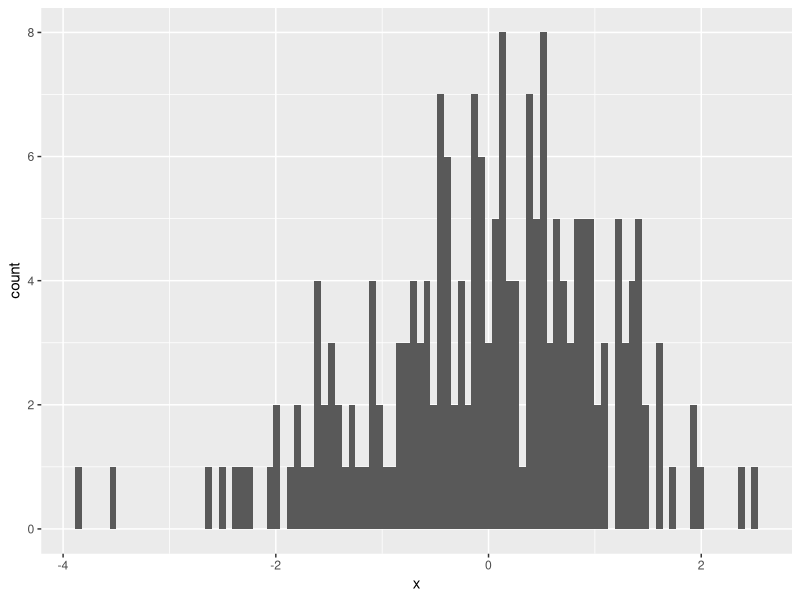
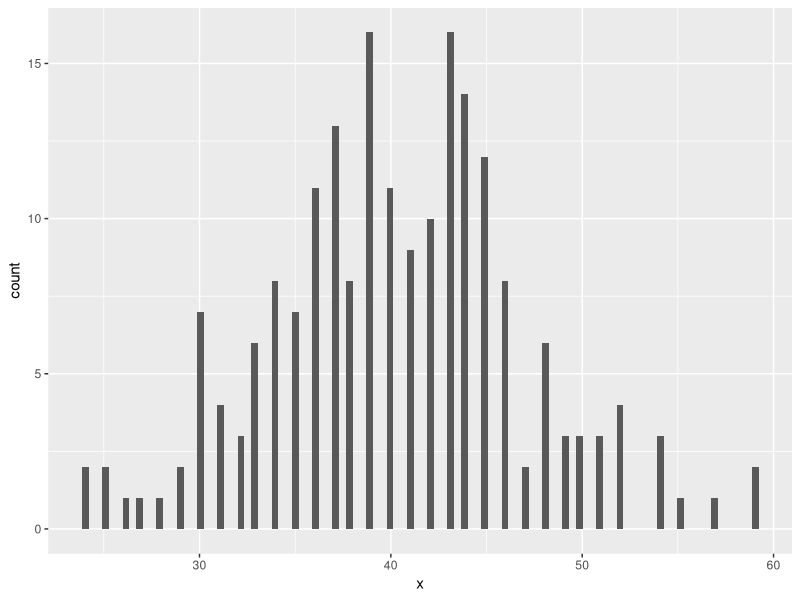
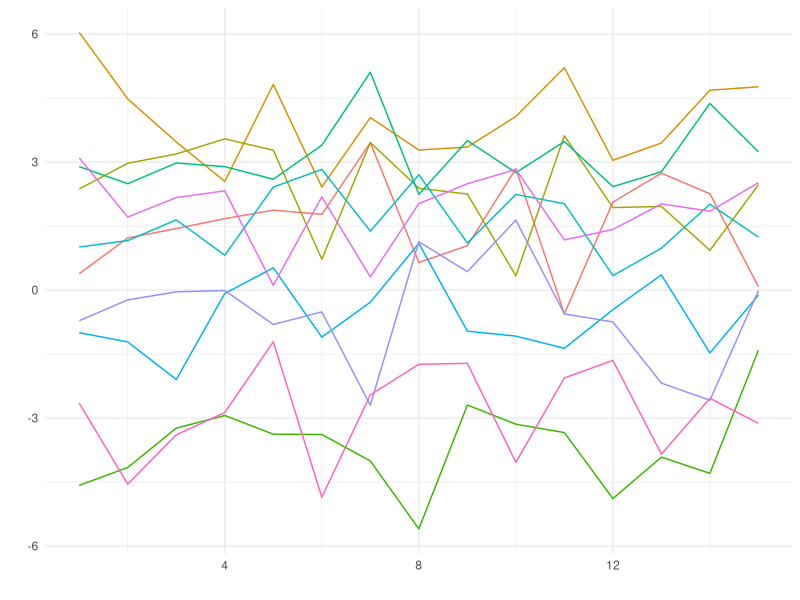

Recreate these plots in R, in order.
## ---- chunk 1
knitr::knit_hooks$set(class = function(before, options, envir) {
  if(before){
    sprintf("<div class = '%s'>", options$class)
  }else{
    "</div>"
  }
})

# knitr::opts_chunk$set(
#   eval = FALSE)

## ---- chunk 2
library(magrittr)
library(ggplot2)
tibble::tibble( x = rnorm(200) ) %>% 
  ggplot(aes(x = x)) + 
  geom_histogram(bins = 100)
## ---- chunk 3
y <- 5
x <- 3
x + y
## ---- chunk 4
tibble::tibble( x = rpois(200, 40) ) %>% 
  ggplot(aes(x = x)) + 
  geom_histogram(bins = 100)
## ---- chunk 5
tibble::tibble(
  id = rep(1:10, each = 15) %>% as.character(),
  starting_point = rep(runif(10, min = -4, max = 4), each = 15),
  time = rep(1:15, times = 10),
  value = rnorm(15*10) + starting_point
) %>% 
  ggplot(aes(x = time, y = value, color = id)) + 
  geom_line(size = 0.5) +
  theme_minimal() +
  labs(x = '', y = '') +
  guides(color = FALSE) +
  theme_minimal()
